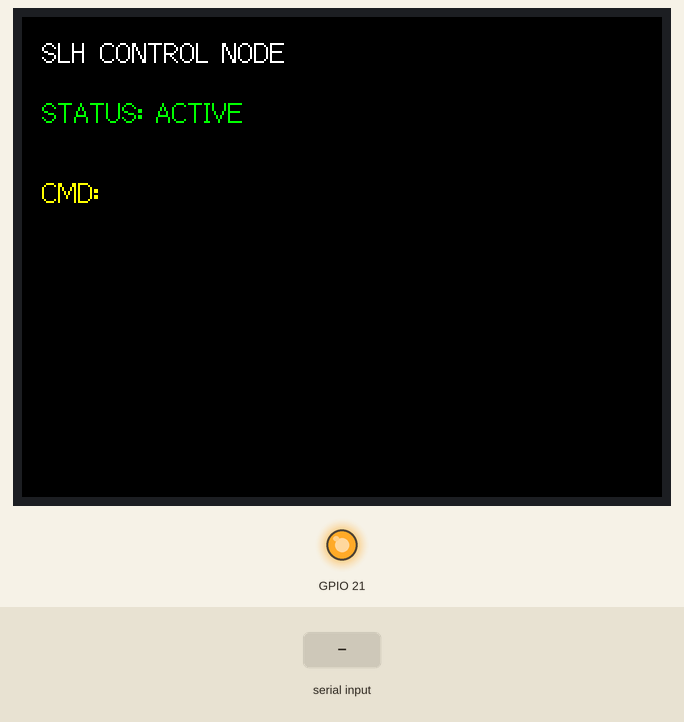
Simulated run of this program. Board: ESP32. On the bench: 320×240 colour display, output pins drawn as LEDs (lit = HIGH). The test bench sets the inputs (shaded band). What the program prints to the serial monitor is not drawn.

Above: at 1.9 s.
2.0 s: "PING\n" received over Serial
At 2.8 s:
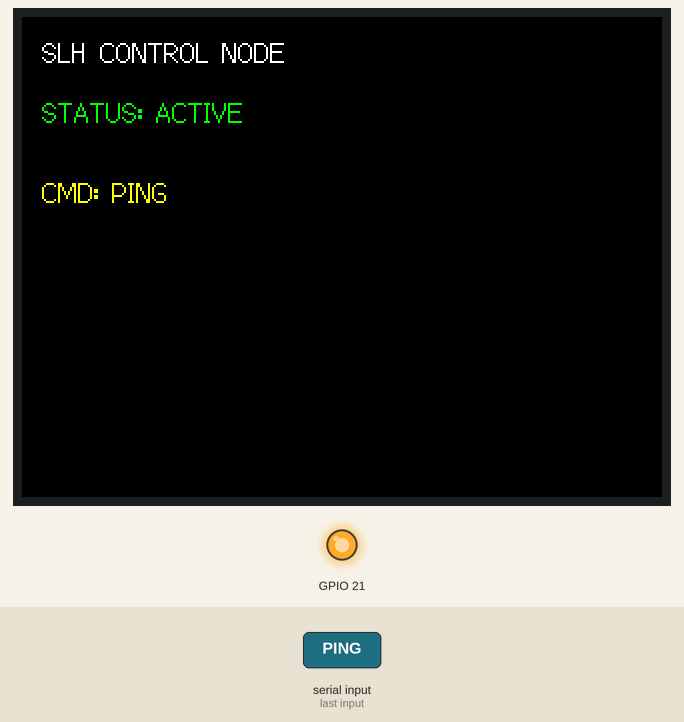
3.6 s: "RED\n" received over Serial
At 4.9 s:
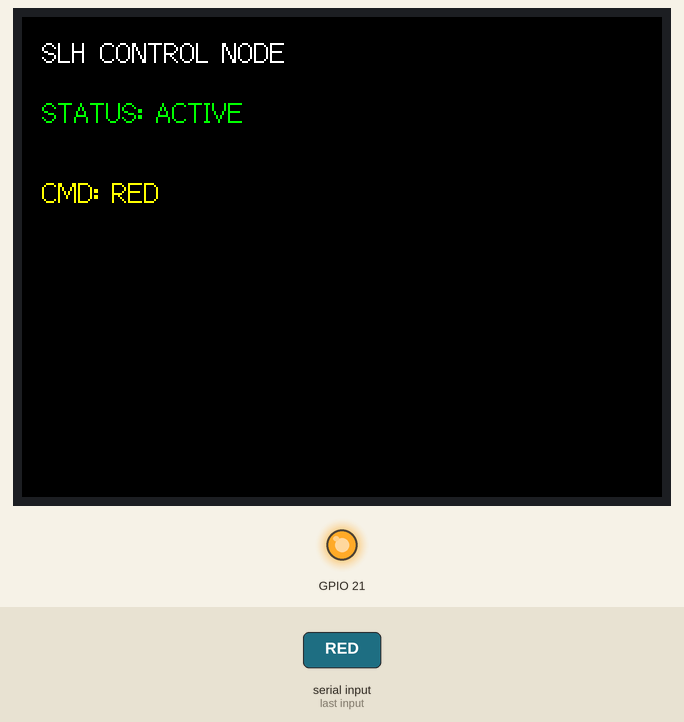
5.2 s: "GREEN\n" received over Serial
At 6.3 s:
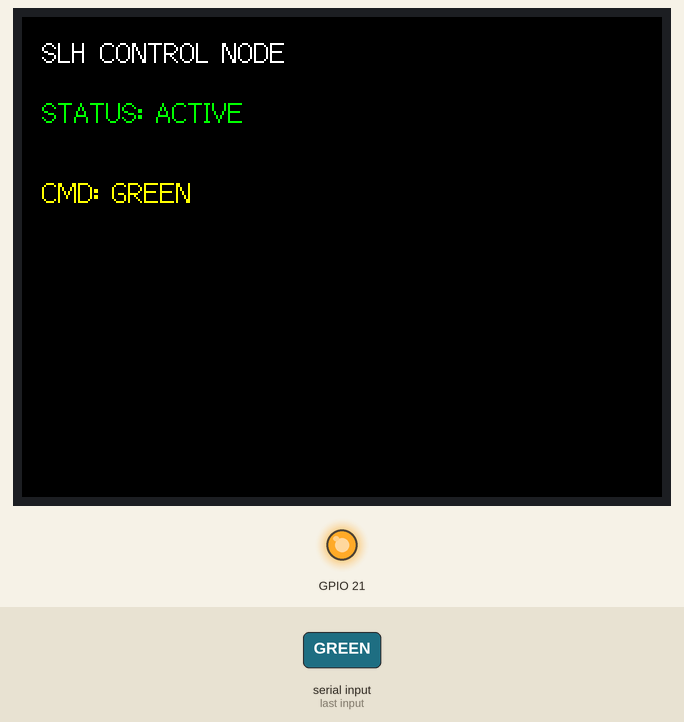
6.9 s: "BLUE\n" received over Serial
At 7.5 s:
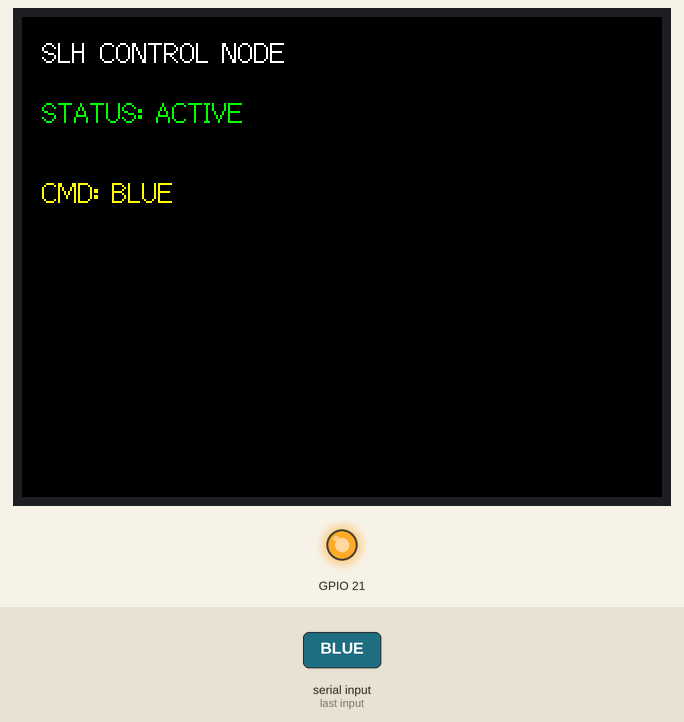
8.6 s: "UI\n" received over Serial
At 10.2 s:
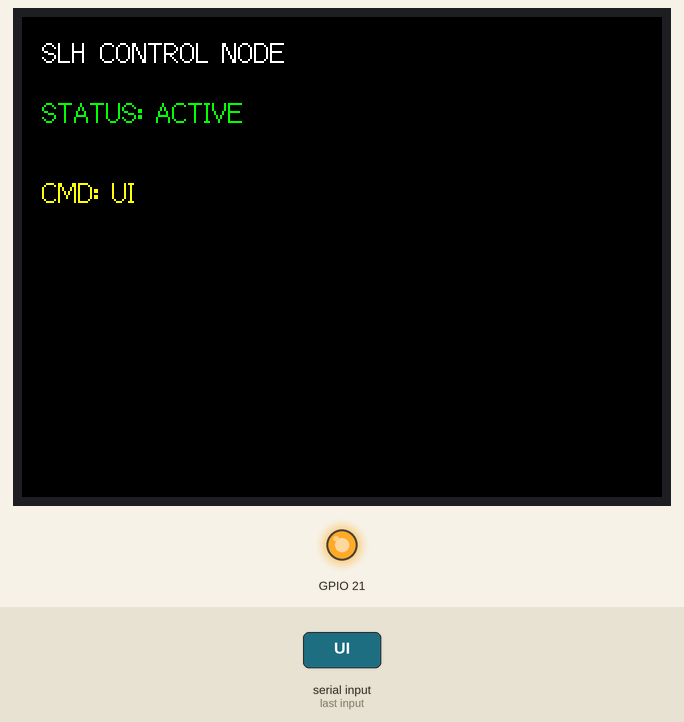
Timing chart, 0 to 11.2 s (numbered marks = the images above; inputs shaded):
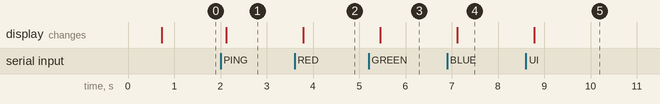

Measured:
- after the input at 2.0 s, the display: changes after 0.12 s (image 1)
- after the input at 3.6 s, the display: changes after 0.19 s (image 2)
- after the input at 5.2 s, the display: changes after 0.25 s (image 3)
- after the input at 6.9 s, the display: changes after 0.22 s (image 4)
- after the input at 8.6 s, the display: changes after 0.19 s (image 5)

The program:

main.cpp
```cpp
#include <TFT_eSPI.h>

TFT_eSPI tft = TFT_eSPI();

String cmd = "";
bool toggle = false;

void drawUI() {
  tft.fillScreen(TFT_BLACK);

  tft.setTextColor(TFT_WHITE, TFT_BLACK);
  tft.drawString("SLH CONTROL NODE", 10, 10, 2);

  tft.setTextColor(TFT_GREEN, TFT_BLACK);
  tft.drawString("STATUS: ACTIVE", 10, 40, 2);

  tft.setTextColor(TFT_YELLOW, TFT_BLACK);
  tft.drawString("CMD: " + cmd, 10, 80, 2);
}

void handleCommand(String c) {
  c.trim();

  if (c == "RED") {
    tft.fillScreen(TFT_RED);
  }
  else if (c == "GREEN") {
    tft.fillScreen(TFT_GREEN);
  }
  else if (c == "BLUE") {
    tft.fillScreen(TFT_BLUE);
  }
  else if (c == "UI") {
    drawUI();
  }
  else if (c == "PING") {
    Serial.println("PONG");
  }
  else {
    Serial.println("UNKNOWN CMD");
  }
}

void setup() {
  Serial.begin(115200);
  delay(500);

  tft.init();
  tft.setRotation(1);

  pinMode(21, OUTPUT);
  digitalWrite(21, HIGH);

  drawUI();

  Serial.println("SLH READY");
}

void loop() {
  if (Serial.available()) {
    cmd = Serial.readStringUntil('\n');
    handleCommand(cmd);
    drawUI();
  }

  delay(100);
}
```
